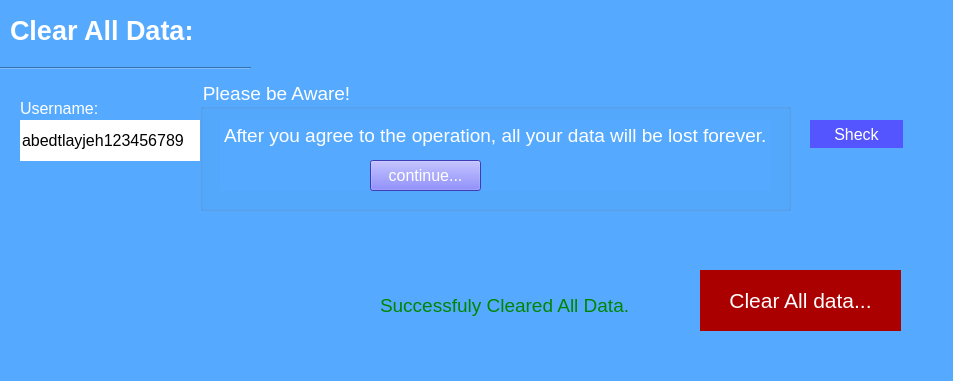
<?xml version="1.0" encoding="UTF-8"?>
<ui version="4.0">
 <class>Dialog</class>
 <widget class="QDialog" name="Dialog">
  <property name="geometry">
   <rect>
    <x>0</x>
    <y>0</y>
    <width>953</width>
    <height>381</height>
   </rect>
  </property>
  <property name="windowTitle">
   <string>Dialog</string>
  </property>
  <property name="styleSheet">
   <string notr="true">background-color: rgb(85, 170, 255); color: rgb(255, 255, 255);</string>
  </property>
  <widget class="QLabel" name="clear_all_data_text">
   <property name="geometry">
    <rect>
     <x>10</x>
     <y>10</y>
     <width>241</width>
     <height>41</height>
    </rect>
   </property>
   <property name="font">
    <font>
     <pointsize>20</pointsize>
     <weight>75</weight>
     <bold>true</bold>
    </font>
   </property>
   <property name="styleSheet">
    <string notr="true">font-weight: bold;</string>
   </property>
   <property name="text">
    <string>Clear All Data:</string>
   </property>
  </widget>
  <widget class="Line" name="line">
   <property name="geometry">
    <rect>
     <x>0</x>
     <y>60</y>
     <width>251</width>
     <height>16</height>
    </rect>
   </property>
   <property name="orientation">
    <enum>Qt::Horizontal</enum>
   </property>
  </widget>
  <widget class="QGroupBox" name="main_groupBox">
   <property name="geometry">
    <rect>
     <x>10</x>
     <y>90</y>
     <width>931</width>
     <height>261</height>
    </rect>
   </property>
   <property name="styleSheet">
    <string notr="true">border: solid rgb(85, 170, 255)</string>
   </property>
   <property name="title">
    <string/>
   </property>
   <widget class="QLineEdit" name="username_lineEdit">
    <property name="geometry">
     <rect>
      <x>10</x>
      <y>30</y>
      <width>261</width>
      <height>41</height>
     </rect>
    </property>
    <property name="font">
     <font>
      <pointsize>12</pointsize>
     </font>
    </property>
    <property name="styleSheet">
     <string notr="true">background-color: rgb(255, 255, 255); color: rgb(0, 0, 0);</string>
    </property>
    <property name="text">
     <string>abedtlayjeh123456789</string>
    </property>
   </widget>
   <widget class="QLabel" name="username_text">
    <property name="geometry">
     <rect>
      <x>10</x>
      <y>10</y>
      <width>111</width>
      <height>16</height>
     </rect>
    </property>
    <property name="font">
     <font>
      <pointsize>12</pointsize>
     </font>
    </property>
    <property name="text">
     <string>Username:</string>
    </property>
   </widget>
   <widget class="QLineEdit" name="password_lineEdit">
    <property name="geometry">
     <rect>
      <x>330</x>
      <y>30</y>
      <width>441</width>
      <height>41</height>
     </rect>
    </property>
    <property name="font">
     <font>
      <pointsize>12</pointsize>
     </font>
    </property>
    <property name="styleSheet">
     <string notr="true">background-color: rgb(255, 255, 255); color: rgb(0, 0, 0);</string>
    </property>
    <property name="echoMode">
     <enum>QLineEdit::Password</enum>
    </property>
   </widget>
   <widget class="QLabel" name="password_text">
    <property name="geometry">
     <rect>
      <x>330</x>
      <y>10</y>
      <width>101</width>
      <height>16</height>
     </rect>
    </property>
    <property name="font">
     <font>
      <pointsize>12</pointsize>
     </font>
    </property>
    <property name="text">
     <string>Password:</string>
    </property>
   </widget>
   <widget class="QPushButton" name="sheck_pushButton">
    <property name="geometry">
     <rect>
      <x>800</x>
      <y>30</y>
      <width>93</width>
      <height>28</height>
     </rect>
    </property>
    <property name="font">
     <font>
      <pointsize>12</pointsize>
     </font>
    </property>
    <property name="styleSheet">
     <string notr="true">background-color: rgb(85, 85, 255); border: solid rgb(0, 0, 0);</string>
    </property>
    <property name="text">
     <string>Sheck</string>
    </property>
   </widget>
   <widget class="QLabel" name="login_feedback_label">
    <property name="geometry">
     <rect>
      <x>330</x>
      <y>70</y>
      <width>591</width>
      <height>21</height>
     </rect>
    </property>
    <property name="font">
     <font>
      <pointsize>11</pointsize>
     </font>
    </property>
    <property name="styleSheet">
     <string notr="true">color: rgb(170, 0, 0);</string>
    </property>
    <property name="text">
     <string>Incorrect username or password............</string>
    </property>
   </widget>
   <widget class="QPushButton" name="hide_show_password_pushButton">
    <property name="geometry">
     <rect>
      <x>730</x>
      <y>40</y>
      <width>31</width>
      <height>21</height>
     </rect>
    </property>
    <property name="styleSheet">
     <string notr="true">background-color: rgb(255, 255, 255);</string>
    </property>
    <property name="text">
     <string/>
    </property>
    <property name="icon">
     <iconset>
      <normaloff>sources/hide_eye.png</normaloff>sources/hide_eye.png</iconset>
    </property>
    <property name="iconSize">
     <size>
      <width>30</width>
      <height>30</height>
     </size>
    </property>
   </widget>
   <widget class="QPushButton" name="clear_all_data_pushButton">
    <property name="geometry">
     <rect>
      <x>690</x>
      <y>180</y>
      <width>201</width>
      <height>61</height>
     </rect>
    </property>
    <property name="font">
     <font>
      <pointsize>16</pointsize>
     </font>
    </property>
    <property name="styleSheet">
     <string notr="true">background-color: rgb(170, 0, 0);</string>
    </property>
    <property name="text">
     <string>Clear All data...</string>
    </property>
   </widget>
   <widget class="QLabel" name="clear_data_feedback_label">
    <property name="geometry">
     <rect>
      <x>370</x>
      <y>200</y>
      <width>311</width>
      <height>31</height>
     </rect>
    </property>
    <property name="font">
     <font>
      <pointsize>14</pointsize>
     </font>
    </property>
    <property name="styleSheet">
     <string notr="true">color: rgb(0, 134, 0);</string>
    </property>
    <property name="text">
     <string>Successfuly Cleared All Data.</string>
    </property>
   </widget>
  </widget>
  <widget class="QGroupBox" name="attention_groupBox">
   <property name="geometry">
    <rect>
     <x>200</x>
     <y>80</y>
     <width>591</width>
     <height>131</height>
    </rect>
   </property>
   <property name="font">
    <font>
     <pointsize>14</pointsize>
    </font>
   </property>
   <property name="title">
    <string>Please be Aware!</string>
   </property>
   <widget class="QTextBrowser" name="attention_textBrowser">
    <property name="geometry">
     <rect>
      <x>20</x>
      <y>40</y>
      <width>551</width>
      <height>71</height>
     </rect>
    </property>
    <property name="styleSheet">
     <string notr="true">border: 0;</string>
    </property>
    <property name="html">
     <string>&lt;!DOCTYPE HTML PUBLIC &quot;-//W3C//DTD HTML 4.0//EN&quot; &quot;http://www.w3.org/TR/REC-html40/strict.dtd&quot;&gt;
&lt;html&gt;&lt;head&gt;&lt;meta name=&quot;qrichtext&quot; content=&quot;1&quot; /&gt;&lt;style type=&quot;text/css&quot;&gt;
p, li { white-space: pre-wrap; }
&lt;/style&gt;&lt;/head&gt;&lt;body style=&quot; font-family:'MS Shell Dlg 2'; font-size:7.8pt; font-weight:400; font-style:normal;&quot;&gt;
&lt;p style=&quot; margin-top:0px; margin-bottom:0px; margin-left:0px; margin-right:0px; -qt-block-indent:0; text-indent:0px;&quot;&gt;&lt;span style=&quot; font-size:14pt;&quot;&gt;After you agree to the operation, all your data will be lost forever.&lt;/span&gt;&lt;/p&gt;&lt;/body&gt;&lt;/html&gt;</string>
    </property>
   </widget>
   <widget class="QPushButton" name="continue_pushButton">
    <property name="geometry">
     <rect>
      <x>170</x>
      <y>80</y>
      <width>111</width>
      <height>31</height>
     </rect>
    </property>
    <property name="font">
     <font>
      <pointsize>12</pointsize>
     </font>
    </property>
    <property name="styleSheet">
     <string notr="true">background-color: rgb(85, 85, 255);</string>
    </property>
    <property name="text">
     <string>continue...</string>
    </property>
   </widget>
  </widget>
 </widget>
 <resources/>
 <connections/>
</ui>
